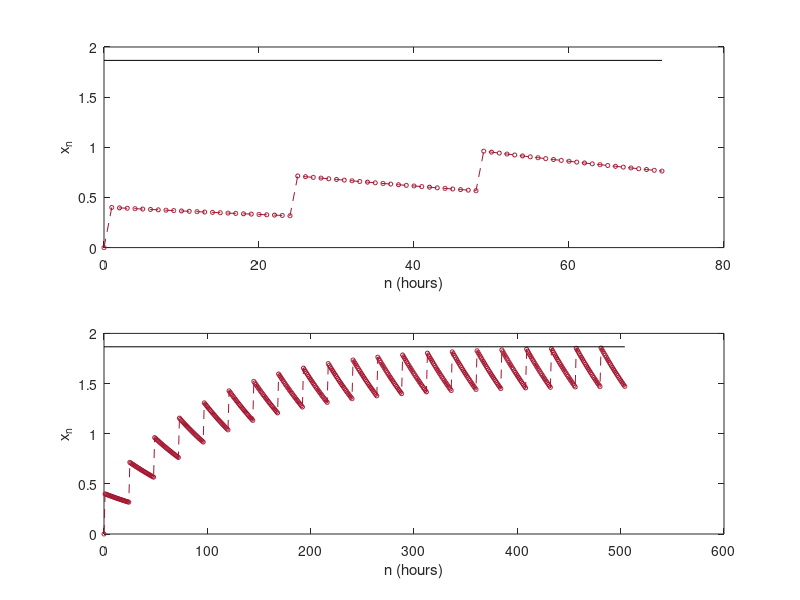

Write the MATLAB code that produced this figure.
% Fig. 1.16: Drug level with a daily dose (book, Section 1.2, Eq. 1.23)
% x_{n+1} = a x_n + b_n, b_n = d if n is divisible by 24, otherwise 0;  a = 0.99, d = 0.4, x_0 = 0, n in hours
% (c) 2026 Philipp Kügler · Program for the book "Dynamical Systems in the Life Sciences" · MIT License (see LICENSE)
a = 0.99; d = 0.4; x0 = 0;
N = 504;                                 % 21 days
x = zeros(1, N + 1);
x(1) = x0;                               % x(1) is x_0
for k = 1:N
    n = k - 1;                           % time step n
    if mod(n, 24) == 0                   % one dose every 24 hours
        b = d;
    else
        b = 0;
    end
    x(k + 1) = a * x(k) + b;
end

xmax = d / (1 - a^24);                   % limit of the peak values
fprintf('x_max = %.4f\n', xmax);
fprintf('peak value after 20 days: x_481 = %.4f\n', x(482));

rot = [0.64 0.08 0.18];
enden = [73 N + 1];
for p = 1:2
    subplot(2, 1, p);
    plot(0:enden(p) - 1, x(1:enden(p)), '--o', 'Color', rot, 'MarkerSize', 3); hold on
    plot([0 enden(p) - 1], [xmax xmax], 'k-'); hold off
    xlabel('n (hours)'); ylabel('x_n');
end
